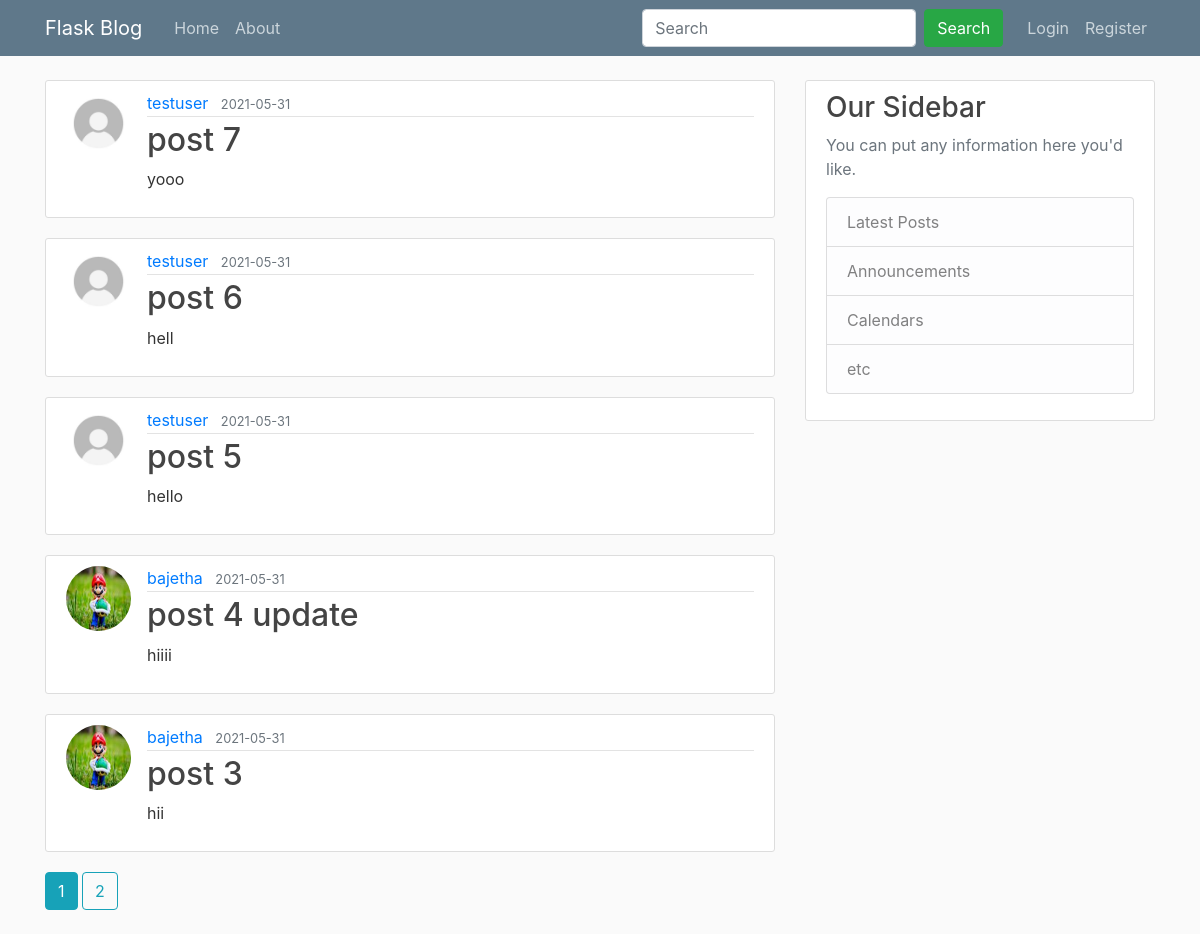
The page /home on the database its author committed.
### blog/models.py (models this page shows, shortened)
class Post(db.Model):
    id = db.Column(db.Integer, primary_key=True)
    title = db.Column(db.String(100), nullable=False)
    date_posted = db.Column(db.DateTime, nullable=False, default=datetime.utcnow)
    content = db.Column(db.Text, nullable=False)
    user_id = db.Column(db.Integer, db.ForeignKey('user.id'), nullable=False)

class User(db.Model, UserMixin):
    id = db.Column(db.Integer, primary_key=True)
    username = db.Column(db.String(20), unique=True, nullable=False)
    email = db.Column(db.String(120), unique=True, nullable=False)
    image_file = db.Column(db.String(20), nullable=False, default='default.jpg')
    password = db.Column(db.String(60), nullable=False)
    posts = db.relationship('Post', backref='author', lazy=True)

### blog/main/routes.py (the view)
@main.route('/')
@main.route('/home')
def home():
    page = request.args.get('page', 1, type=int)
    q = request.args.get('q')
    if q:
        posts = Post.query.filter(Post.title.contains(q)).\
            order_by(Post.date_posted.desc()).paginate(page=page, per_page=5)
    else:
        posts = Post.query.order_by(Post.date_posted.desc()).paginate(page=page, per_page=5)
    return render_template('home.html', posts=posts)

### blog/templates/home.html (shortened to what this page needs)
{% extends 'layout.html' %}
{% block content %}
    {% for post in posts.items %}
        <article class="media content-section">
            <img class="rounded-circle article-img" src="{{ url_for('static', filename='profile_pic/' + post.author.image_file) }}">
            <div class="media-body">
                <div class="article-metadata">
                    <a class="mr-2" href="{{ url_for('users.user_posts', username=post.author.username) }}">{{ post.author.username }}</a>
                    <small class="text-muted">{{ post.date_posted.strftime('%Y-%m-%d') }}</small>
                </div>
                <h2><a class="article-title" href="{{ url_for('posts.post', post_id=post.id) }}">{{ post.title }}</a></h2>
                <p class="article-content">{{ post.content }}</p>
            </div>
        </article>
    {% endfor %}
    {% for page_num in posts.iter_pages(left_edge=1, right_edge=1, left_current=1, right_current=2) %}
        {% if page_num %}
            {% if posts.page == page_num %}
                <a class="btn btn-info mb-4" href="{{ url_for('main.home', page=page_num) }}">{{ page_num }}</a>
            {% else %}
                <a class="btn btn-outline-info mb-4" href="{{ url_for('main.home', page=page_num) }}">{{ page_num }}</a>
            {% endif %}
        {% else %}
            ...
        {% endif %}
    {% endfor %}
{% endblock content %}

### blog/templates/layout.html (shortened to what this page needs)
<!DOCTYPE html>
<html>
<head>
    <link rel="stylesheet" href="https://maxcdn.bootstrapcdn.com/bootstrap/4.0.0/css/bootstrap.min.css">
    <link rel="stylesheet" type="text/css" href="{{ url_for('static', filename='main.css') }}">
</head>
<body>
    <header class="site-header">
      <nav class="navbar navbar-expand-md navbar-dark bg-steel fixed-top">
        <div class="container">
          <a class="navbar-brand mr-4" href="/">Flask Blog</a>
          <div class="collapse navbar-collapse" id="navbarToggle">
            <div class="navbar-nav mr-auto">
              <a class="nav-item nav-link" href="{{ url_for('main.home') }}">Home</a>
              <a class="nav-item nav-link" href="{{ url_for('main.about') }}">About</a>
            </div>
          <form class="form-inline mr-3" method="get">
              <input class="form-control mr-sm-2" name="q" type="search" placeholder="Search" aria-label="Search" required>
              <button class="btn btn-success my-2 my-sm-0" type="submit">Search</button>
          </form>
            <div class="navbar-nav">
                {% if current_user.is_authenticated %}
                    <a class="nav-item nav-link" href="{{ url_for('posts.new_post') }}">New Post</a>
                    <a class="nav-item nav-link" href="{{ url_for('users.account') }}">Account</a>
                    <a class="nav-item nav-link" href="{{ url_for('users.logout') }}">Logout</a>
                {% else %}
                    <a class="nav-item nav-link" href="{{ url_for('users.login') }}">Login</a>
                    <a class="nav-item nav-link" href="{{ url_for('users.register') }}">Register</a>
                {% endif %}
            </div>
          </div>
        </div>
      </nav>
    </header>
    <main role="main" class="container">
      <div class="row">
        <div class="col-md-8">
            {% block content %}{% endblock %}
        </div>
        <div class="col-md-4">
          <div class="content-section">
            <h3>Our Sidebar</h3>
            <p class='text-muted'>You can put any information here you'd like.
              <ul class="list-group">
                <li class="list-group-item list-group-item-light">Latest Posts</li>
                <li class="list-group-item list-group-item-light">Announcements</li>
                <li class="list-group-item list-group-item-light">Calendars</li>
                <li class="list-group-item list-group-item-light">etc</li>
              </ul>
            </p>
          </div>
        </div>
      </div>
    </main>
</body>
</html>

### blog/static/main.css (style rules this page uses)
body { background: #fafafa; color: #333333; margin-top: 5rem; }
h1, h2, h3, h4, h5, h6 { color: #444444; }
.bg-steel { background-color: #5f788a; }
.site-header .navbar-nav .nav-link { color: #cbd5db; }
.content-section { background: #ffffff; padding: 10px 20px; border: 1px solid #dddddd; border-radius: 3px; margin-bottom: 20px; }
.article-title { color: #444444; }
.article-content { white-space: pre-line; }
.article-img { height: 65px; width: 65px; margin-right: 16px; }
.article-metadata { padding-bottom: 1px; margin-bottom: 4px; border-bottom: 1px solid #e3e3e3 }

### rows shown on the page
Post: image_file (placeholder picture), author.username "testuser", date_posted "2021-05-31", title "post 7", content "yooo"
Post: image_file (placeholder picture), author.username "testuser", date_posted "2021-05-31", title "post 6", content "hell"
Post: image_file (placeholder picture), author.username "testuser", date_posted "2021-05-31", title "post 5", content "hello"
Post: image_file (picture), author.username "bajetha", date_posted "2021-05-31", title "post 4 update", content "hiiii"
Post: image_file (picture), author.username "bajetha", date_posted "2021-05-31", title "post 3", content "hii"

### other values the page prints
{{ page_num }} "1"
{{ page_num }} "2"
